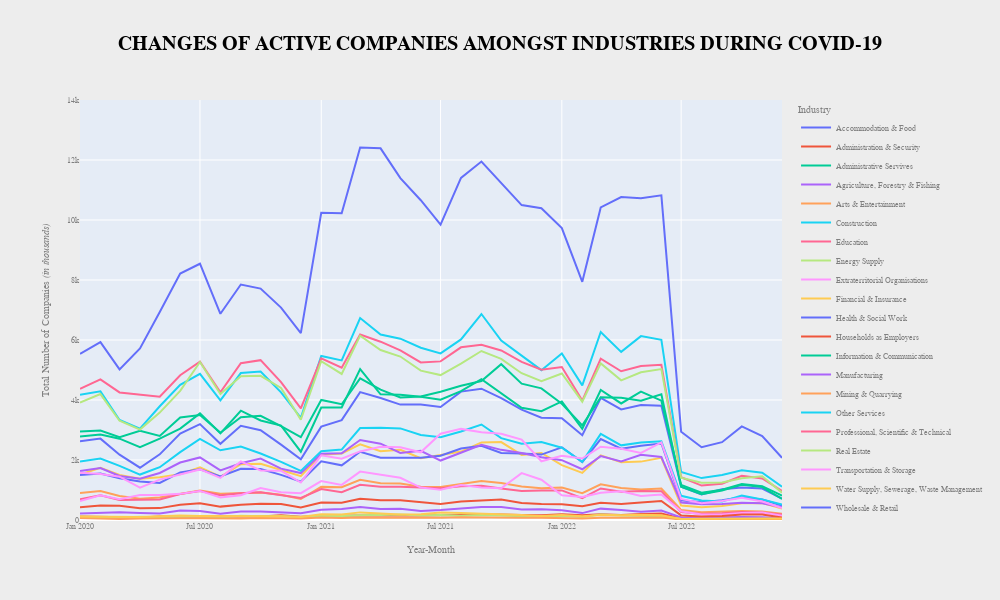

Source (notebook cell):
### Code cell
# Plot
line_fig = go.Figure()

line_fig = px.line(size, x="Year-Month", y="Sum", color="Industry",
                    animation_group="Industry", range_y=[0, 14000],title="<b>CHANGES OF ACTIVE COMPANIES AMONGST INDUSTRIES DURING COVID-19<b>",)

line_fig.update_layout(font=dict(family="Futura", size=8, color="Grey"), 
                      title_x=0.5,title_font_size=20,title_font_color='black',
                      width=1000, height=600,title_font_family="Futura",
                      paper_bgcolor="#ededed")

# y axis
line_fig.update_yaxes(title="Total Number of Companies <i>(in thousands)</i>")

# Save figure 
line_fig.write_html('ActiveCompaniesDuringCovid-19-Line.html')

# display figure
line_fig.show()
